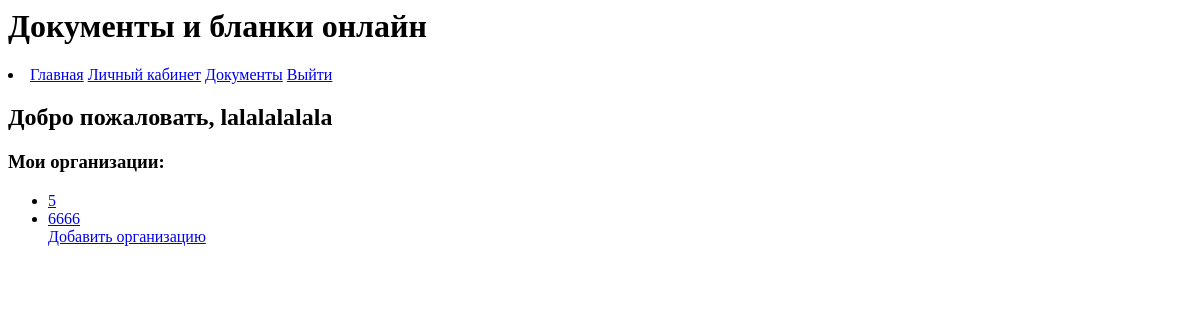
Page /account/org/ (signed in) on the earlier database version.
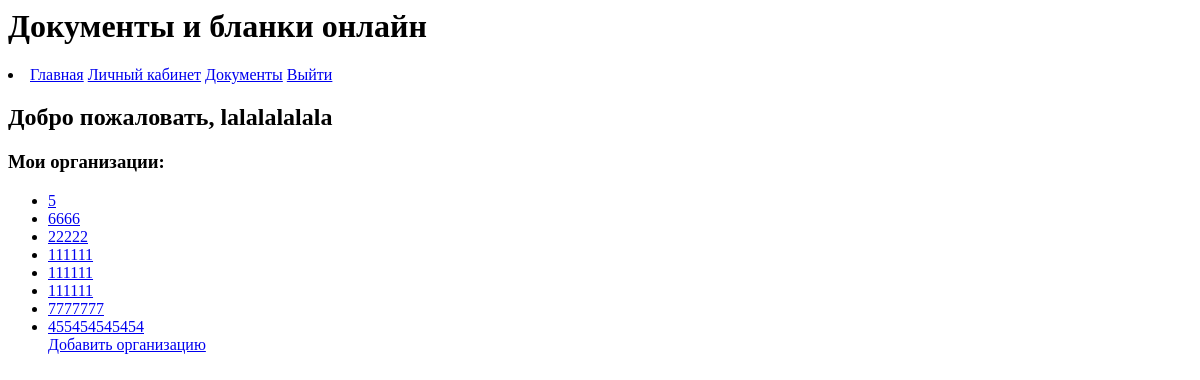
Same page on the later database version.
### account/models.py (models this page shows)
class Organization(models.Model):
    ID_information = models.ForeignKey('Organization_info', on_delete=models.CASCADE)
    ID_employers = models.ForeignKey('Employers', on_delete=models.CASCADE, blank=True, null=True)
    ID_contacts = models.ForeignKey('Contacts', on_delete=models.CASCADE)
    ID_NDS = models.ForeignKey('NDS_info', on_delete=models.CASCADE, blank=True, null=True)
    ID_privite = models.ForeignKey('Privite_face', on_delete=models.CASCADE, blank=True, null=True)
    ID_Counterparty = models.ForeignKey('Counterparty', on_delete=models.CASCADE, blank=True, null=True)

class Organization_info(models.Model):
    org_name = models.CharField(max_length=255) # наименование организации
    all_name = models.CharField(max_length=255, blank=True, null=True) #полное наименование организации
    INN_number = models.IntegerField()
    OKPO_code = models.IntegerField(blank=True, null=True)
    OKVED = models.IntegerField(blank=True, null=True)
    org_adress = models.CharField(max_length=255, blank=True, null=True)
    OGRN = models.IntegerField()
    IP_fact = models.BooleanField(default=False) #факт ИП
    KPP = models.IntegerField(null=True, blank=True)  #КПП если не ИП

### account/views.py (the view)
# urls.py: path('org/', login_required(org), name='org'),
def org(request):
    orgs = Organization.objects.filter(
        id__in=User_Organization.objects.filter(user=request.user).values_list('organization', flat=True)
    )
    return render(request, 'account/dashboard.html', {'orgs': orgs})

### account/templates/account/dashboard.html
   {% include 'header.html' %}
<h2>Добро пожаловать, {{ user.username }}</h2>
<h3>Мои организации:</h3>
<ul>
  {% for org in orgs %}
    <li><a href = "{% url 'orgid' org.id %}">{{ org.ID_information.org_name }}</a></li>
  {% endfor %}
  <a href = "{% url 'orgadd' %}">Добавить организацию</a>
</ul>

### templates/header.html (shortened to what this page needs)
<div class="header">
    <h1>Документы и бланки онлайн</h1>
    <li>
        <a href="{% url 'index' %}">Главная</a>
        <a href="{% url 'profile' %}">Личный кабинет</a>
        <a href="{% url 'check' %}">Документы</a>
        <a href="{% url 'logout' %}" onclick="event.preventDefault(); document.getElementById('logout-form').submit();">Выйти</a>
    </li>
</div>

Differences in the rows shown:
added Organization: ID_information.org_name "22222"
added Organization: ID_information.org_name "111111"
added Organization: ID_information.org_name "111111"
added Organization: ID_information.org_name "111111"
added Organization: ID_information.org_name "7777777"
added Organization: ID_information.org_name "455454545454"
